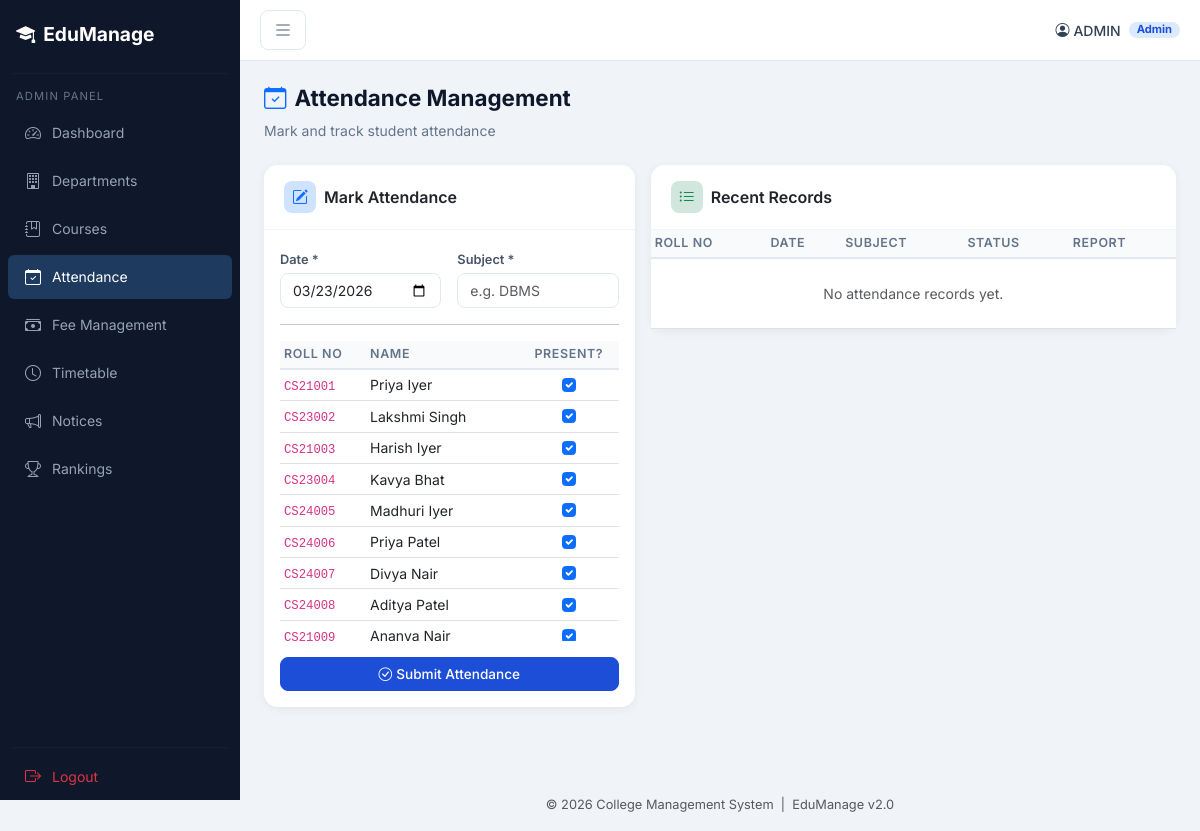
Page /attendance (signed in) on the committed database.
### models.py (models this page shows)
class Student(db.Model):
    __tablename__ = 'student'
    roll_no = db.Column(db.String(20), primary_key=True)
    name = db.Column(db.String(100))
    year = db.Column(db.String(10))
    grade = db.Column(db.String(10))
    backlogs = db.Column(db.Integer, default=0)
    cgpa = db.Column(db.Float, default=0.0)
    email = db.Column(db.String(100))
    phone = db.Column(db.String(20))
    dept_id = db.Column(db.String(20), db.ForeignKey('department.dept_id'), nullable=True)
    dob = db.Column(db.String(20))
    address = db.Column(db.Text)
    guardian_name = db.Column(db.String(100))
    guardian_phone = db.Column(db.String(20))
    admission_date = db.Column(db.String(20))
    fee_status = db.Column(db.String(20), default='Pending')

### app.py (the view)
@app.route("/attendance")
def attendance():
    if g := require_role("admin", "faculty"): return g
    students = Student.query.all()
    records = Attendance.query.order_by(Attendance.date.desc()).limit(200).all()
    return render_template("attendance.html", students=students, records=records)

### app.py (called while the page is built)
def require_role(*roles):
    if session.get("role") not in roles:
        return redirect("/")
    return None

### templates/attendance.html (shortened to what this page needs)
{% extends "base.html" %}
{% block content %}
<div class="page-header fade-up"><h4><i class="bi bi-calendar-check me-2 text-primary"></i>Attendance Management</h4><p>Mark and track student attendance</p></div>
<div class="row g-3 mb-4">
    <div class="col-lg-5">
        <div class="card">
            <div class="card-header"><span class="card-icon bg-primary-subtle"><i class="bi bi-pencil-square text-primary"></i></span>Mark Attendance</div>
            <div class="card-body">
                <form method="POST" action="/mark_attendance">
                    <div class="row g-3">
                        <div class="col-md-6">
                            <label class="form-label">Date *</label>
                            <input type="date" name="date" class="form-control" required value="{{ today }}">
                        </div>
                        <div class="col-md-6">
                            <label class="form-label">Subject *</label>
                            <input type="text" name="subject" class="form-control" required placeholder="e.g. DBMS">
                        </div>
                    </div>
                    <hr>
                    <div style="max-height:300px;overflow-y:auto">
                        <table class="table table-sm mb-0">
                            <thead><tr><th>Roll No</th><th>Name</th><th class="text-center">Present?</th></tr></thead>
                            <tbody>
                            {% for s in students %}
                            <tr>
                                <td><input type="hidden" name="rolls" value="{{ s.roll_no }}"><code>{{ s.roll_no }}</code></td>
                                <td>{{ s.name }}</td>
                                <td class="text-center">
                                    <input type="checkbox" name="present" value="{{ s.roll_no }}" class="form-check-input" checked>
                                </td>
                            </tr>
                            {% endfor %}
                            </tbody>
                        </table>
                    </div>
                    <button type="submit" class="btn btn-primary w-100 mt-3"><i class="bi bi-check-circle me-1"></i>Submit Attendance</button>
                </form>
            </div>
        </div>
    </div>
    <div class="col-lg-7">
        <div class="card">
            <div class="card-header d-flex justify-content-between">
                <span><span class="card-icon bg-success-subtle"><i class="bi bi-list-ul text-success"></i></span>Recent Records</span>
            </div>
            <div class="card-body p-0" style="max-height:460px;overflow-y:auto">
                <table class="table table-hover mb-0 table-sm">
                    <thead><tr><th>Roll No</th><th>Date</th><th>Subject</th><th>Status</th><th>Report</th></tr></thead>
                    <tbody>
                    {% for r in records %}
                    <tr>
                        <td><code>{{ r.roll_no }}</code></td>
                        <td>{{ r.date }}</td>
                        <td>{{ r.subject }}</td>
                        <td>
                            {% if r.status == 'Present' %}<span class="badge bg-success">Present</span>
                            {% else %}<span class="badge bg-danger">Absent</span>{% endif %}
                        </td>
                        <td><a href="/attendance_report/{{ r.roll_no }}" class="btn btn-sm btn-outline-primary"><i class="bi bi-eye"></i></a></td>
                    </tr>
                    {% else %}
                    <tr><td colspan="5" class="text-center text-muted py-4">No attendance records yet.</td></tr>
                    {% endfor %}
                    </tbody>
                </table>
            </div>
        </div>
    </div>
</div>
{% endblock %}

### static/css/style.css (style rules this page uses)
*, *::before, *::after { box-sizing: border-box; margin: 0; padding: 0; }
body { font-family: 'Inter', sans-serif; background: #f0f4f8; color: #1e293b; min-height: 100vh; display: flex; }
.card { border: none; border-radius: 14px; box-shadow: 0 2px 10px rgba(0,0,0,.06); }
.card-header { background: none; border-bottom: 1px solid #f1f5f9; font-weight: 600; padding: 16px 20px; }
.card-header .card-icon { width: 32px; height: 32px; border-radius: 8px; display: inline-flex; align-items: center; justify-content: center; font-size: 1rem; margin-right: 8px; }
.table thead th { background: #f8fafc; font-size: .78rem; font-weight: 600; text-transform: uppercase; letter-spacing: .05em; color: #64748b; border-bottom: 2px solid #e2e8f0; }
.table td { font-size: .875rem; vertical-align: middle; }
.btn { border-radius: 8px; font-size: .85rem; font-weight: 500; }
.btn-primary { background: #1d4ed8; border-color: #1d4ed8; }
.form-control, .form-select { border-radius: 8px; border: 1px solid #e2e8f0; font-size: .875rem; }
.form-label { font-size: .8rem; font-weight: 600; color: #475569; margin-bottom: 4px; }
.page-header { margin-bottom: 24px; }
.page-header h4 { font-weight: 700; color: #0f172a; font-size: 1.4rem; }
.page-header p { color: #64748b; font-size: .875rem; margin: 0; }
.fade-up { animation: fadeUp .4s ease both; }

### rows in the picture
Student: roll_no "CS21001", name "Priya Iyer"
Student: roll_no "CS23002", name "Lakshmi Singh"
Student: roll_no "CS21003", name "Harish Iyer"
Student: roll_no "CS23004", name "Kavya Bhat"
Student: roll_no "CS24005", name "Madhuri Iyer"
Student: roll_no "CS24006", name "Priya Patel"
Student: roll_no "CS24007", name "Divya Nair"
Student: roll_no "CS24008", name "Aditya Patel"
Student: roll_no "CS21009", name "Ananya Nair"

### other values in the picture
{{ session.get('user', '') }} "ADMIN"
{{ session.get('role','') | title }} "Admin"
